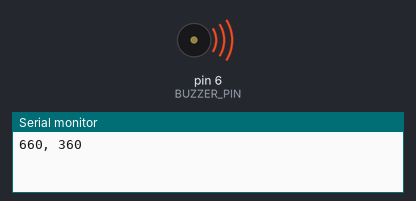
The sketch below on a simulated Arduino Uno, built with avr-gcc and run on an emulated ATmega328P. Shown: buzzer (waves = sounding), the last lines printed to the serial monitor.

Above: at 0.1 s.
At 6.7 s:
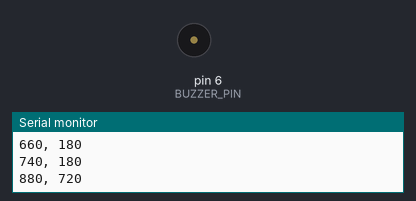
Timing chart, 0 to 8.2 s (numbered marks = the images above):
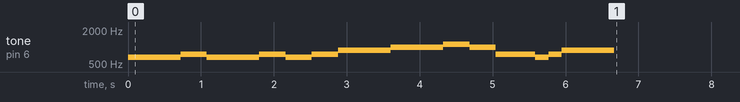

The sketch:

song_player.ino
```cpp
#include <avr/pgmspace.h>

// Country Roads Intro
// Frequency (Hz), Duration (ms)
const PROGMEM int SONG[] = {
    330, 360,
    330, 360,
    370, 360,
    330, 720,
    370, 360,
    330, 360,
    370, 360,
    440, 720,

    494, 360,
    494, 360,
    554, 360,
    494, 360,
    370, 180,
    370, 180,
    370, 180,
    330, 180,
    370, 180,
    440, 720
};

const int BUZZER_PIN = 6;

void setup() {
  Serial.begin(9600);
  pinMode(BUZZER_PIN, OUTPUT);
  int len = sizeof(SONG) / sizeof(int);
  for (int i = 0; i < len; i += 2){
    int note = pgm_read_word_near(SONG + i) * 2;
    int duration = pgm_read_word_near(SONG + i + 1);

    Serial.print(note);
    Serial.print(", ");
    Serial.println(duration);

    if (note == 0){
      noTone(BUZZER_PIN);
      delay(duration);
    } else {
     tone(BUZZER_PIN, note);
     delay(duration);
     noTone(BUZZER_PIN);
    }
  }
  noTone(BUZZER_PIN);
}

void loop() {
  // Nothing here
  digitalWrite(BUZZER_PIN, LOW);
}
```
